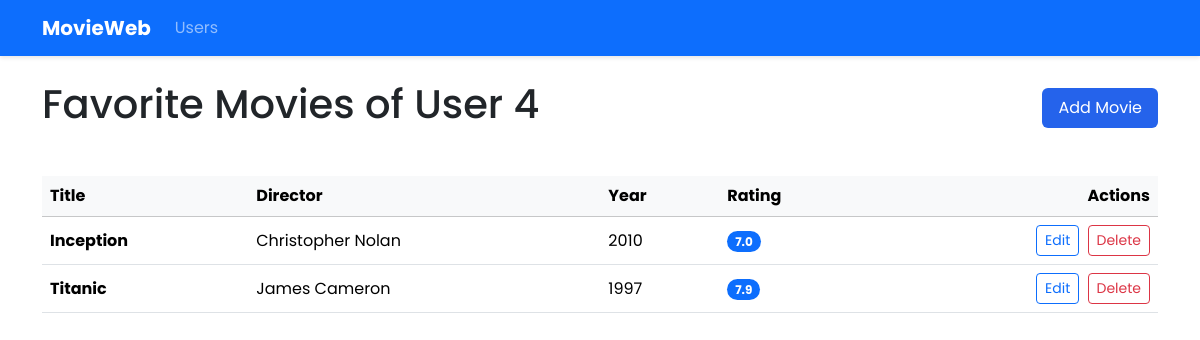
Page /user/4 on the committed database.
### models.py (models this page shows)
class Movie(Base):
    __tablename__ = "movies"
    id = Column(Integer, primary_key=True)
    user_id = Column(Integer, ForeignKey("users.id"))
    title = Column(String, nullable=False)
    director = Column(String)
    writer = Column(String)
    actors = Column(String)
    year = Column(Integer)
    rating = Column(Float, CheckConstraint('rating >= 0 AND rating <= 10'))
    genre = Column(String)
    runtime = Column(String)
    plot = Column(Text)
    comment = Column(Text)
    user = relationship("User", back_populates="movies")

### app.py (the view)
@app.route("/user/<int:user_id>")
def user_movies(user_id):
    user = data_manager.get_user_by_id(user_id)
    movies = data_manager.get_user_movies(user_id)
    return render_template("movie_list.html", user_id=user_id, movies=movies)

### data_manager/sqlite_data_manager.py (called while the page is built)
    def get_user_movies(self, user_id):
        session = self.Session()
        try:
            user = session.query(User).filter_by(id=user_id).first()
            if user:
                return user.movies
            return []
        finally:
            session.close()

    def get_user_by_id(self, user_id):
        session = self.Session()
        try:
            return session.query(User).filter_by(id=user_id).first()
        finally:
            session.close()

### templates/movie_list.html (shortened to what this page needs)
{% extends "base.html" %}
{% block content %}
<div class="d-flex justify-content-between align-items-center mb-4">
    <h1>Favorite Movies of User {{ user_id }}</h1>
    <a href="{{ url_for('add_movie', user_id=user_id) }}" class="btn btn-primary">
         Add Movie
    </a>
</div>
<div class="table-responsive">
    <table class="table table-hover align-middle">
        <thead class="table-light">
            <tr>
                <th>Title</th>
                <th>Director</th>
                <th>Year</th>
                <th>Rating</th>
                <th class="text-end">Actions</th>
            </tr>
        </thead>
        <tbody>
            {% for movie in movies %}
            <tr>
                <td class="fw-bold">{{ movie.title }}</td>
                <td>{{ movie.director or '-' }}</td>
                <td>{{ movie.year or '-' }}</td>
                <td>
                    {% if movie.rating %}
                    <span class="badge bg-primary rounded-pill">{{ "%.1f"|format(movie.rating) }}</span>
                    {% else %}
                    -
                    {% endif %}
                </td>
                <td class="text-end">
                    <a href="{{ url_for('update_movie', user_id=user_id, movie_id=movie.id) }}"
                       class="btn btn-sm btn-outline-primary me-1">
                        Edit
                    </a>
                    <form action="{{ url_for('delete_movie', user_id=user_id, movie_id=movie.id) }}" method="POST" class="d-inline">
                        <button type="submit" class="btn btn-sm btn-outline-danger">Delete</button>
                    </form>
                </td>
            </tr>
            {% endfor %}
        </tbody>
    </table>
</div>
{% endblock %}

### static/styles.css (style rules this page uses)
body { font-family: 'Poppins', sans-serif; }
:root { --primary: #2563eb; --secondary: #6c757d; --dark: #212529; --light: #f8f9fa; }
.table { margin-top: 1rem; }
.btn-primary { background-color: var(--primary); border: none; padding: 8px 16px; transition: all 0.3s ease; }

### rows in the picture
Movie: title "Inception", director "Christopher Nolan", year "2010", rating "7.0"
Movie: title "Titanic", director "James Cameron", year "1997", rating "7.9"

### other values in the picture
{{ user_id }} "4"
